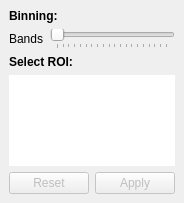
<?xml version="1.0" encoding="UTF-8"?>
<ui version="4.0">
 <class>RoiDockUI</class>
 <widget class="QDockWidget" name="RoiDockUI">
  <property name="geometry">
   <rect>
    <x>0</x>
    <y>0</y>
    <width>184</width>
    <height>203</height>
   </rect>
  </property>
  <property name="windowTitle">
   <string>Region of Interest</string>
  </property>
  <widget class="QWidget" name="dockWidgetContents">
   <layout class="QVBoxLayout" name="verticalLayout">
    <item>
     <widget class="QLabel" name="label">
      <property name="sizePolicy">
       <sizepolicy hsizetype="Preferred" vsizetype="Fixed">
        <horstretch>0</horstretch>
        <verstretch>0</verstretch>
       </sizepolicy>
      </property>
      <property name="text">
       <string>&lt;b&gt;Binning:&lt;/b&gt;</string>
      </property>
     </widget>
    </item>
    <item>
     <layout class="QHBoxLayout" name="horizontalLayout">
      <property name="topMargin">
       <number>0</number>
      </property>
      <item>
       <widget class="QLabel" name="bandsLabel">
        <property name="sizePolicy">
         <sizepolicy hsizetype="Fixed" vsizetype="Fixed">
          <horstretch>0</horstretch>
          <verstretch>0</verstretch>
         </sizepolicy>
        </property>
        <property name="text">
         <string>Bands</string>
        </property>
       </widget>
      </item>
      <item>
       <widget class="QSlider" name="bandsSlider">
        <property name="sizePolicy">
         <sizepolicy hsizetype="Preferred" vsizetype="Fixed">
          <horstretch>0</horstretch>
          <verstretch>0</verstretch>
         </sizepolicy>
        </property>
        <property name="minimumSize">
         <size>
          <width>80</width>
          <height>0</height>
         </size>
        </property>
        <property name="minimum">
         <number>3</number>
        </property>
        <property name="pageStep">
         <number>1</number>
        </property>
        <property name="tracking">
         <bool>false</bool>
        </property>
        <property name="orientation">
         <enum>Qt::Horizontal</enum>
        </property>
        <property name="tickPosition">
         <enum>QSlider::TicksBelow</enum>
        </property>
        <property name="tickInterval">
         <number>5</number>
        </property>
       </widget>
      </item>
     </layout>
    </item>
    <item>
     <widget class="QLabel" name="roiTitle">
      <property name="sizePolicy">
       <sizepolicy hsizetype="Preferred" vsizetype="Fixed">
        <horstretch>0</horstretch>
        <verstretch>0</verstretch>
       </sizepolicy>
      </property>
      <property name="text">
       <string>&lt;b&gt;Select ROI:&lt;/b&gt;</string>
      </property>
      <property name="textFormat">
       <enum>Qt::RichText</enum>
      </property>
     </widget>
    </item>
    <item>
     <widget class="AutohideView" name="view">
      <property name="baseSize">
       <size>
        <width>250</width>
        <height>300</height>
       </size>
      </property>
      <property name="frameShape">
       <enum>QFrame::NoFrame</enum>
      </property>
      <property name="verticalScrollBarPolicy">
       <enum>Qt::ScrollBarAlwaysOff</enum>
      </property>
      <property name="horizontalScrollBarPolicy">
       <enum>Qt::ScrollBarAlwaysOff</enum>
      </property>
     </widget>
    </item>
    <item>
     <widget class="QDialogButtonBox" name="roiButtons">
      <property name="enabled">
       <bool>false</bool>
      </property>
      <property name="standardButtons">
       <set>QDialogButtonBox::Apply|QDialogButtonBox::Reset</set>
      </property>
      <property name="centerButtons">
       <bool>true</bool>
      </property>
     </widget>
    </item>
   </layout>
  </widget>
 </widget>
 <customwidgets>
  <customwidget>
   <class>AutohideView</class>
   <extends>QGraphicsView</extends>
   <header>widgets/autohideview.h</header>
  </customwidget>
 </customwidgets>
 <resources/>
 <connections/>
</ui>
